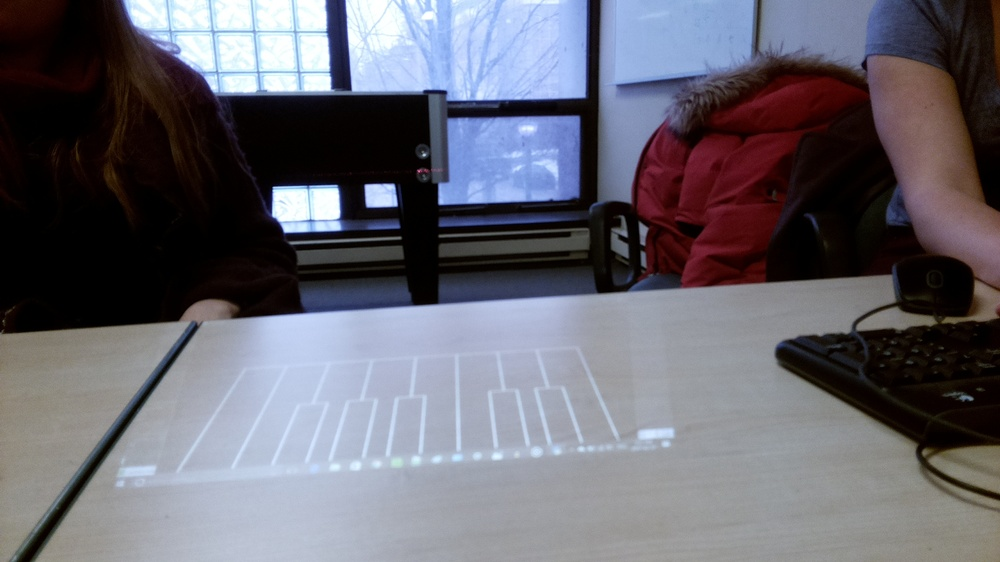
#> input picture key_test_black.jpg, 1000 x 562 px, shrunk from 1920 x 1080 before the run, given in place of the camera
$ python DetectRedColor.py
#> lines starting #> are read from the running program, lines starting #| are printed output that depends on the picture; after the words box and inside, x2 and y2 are one past the last pixel; in counts of white or black regions, pixels touching at a corner belong together
import cv2
import numpy as np
cap = cv2.VideoCapture(0)
while(1):
    # Take each frame
    _, frame = cap.read()
#> frame is the input picture: shape (562, 1000, 3); mean B, G, R 112.1, 102.5, 103.6
    # Convert BGR to HSV
    hsv = cv2.cvtColor(frame, cv2.COLOR_BGR2HSV)
#> hsv: shape (562, 1000, 3); mean H, S, V 73.9, 90.1, 119.3
    # lower mask (0-10)
    lower_red = np.array([0,50,50])
    upper_red = np.array([10,255,255])
    mask0 = cv2.inRange(hsv, lower_red, upper_red)
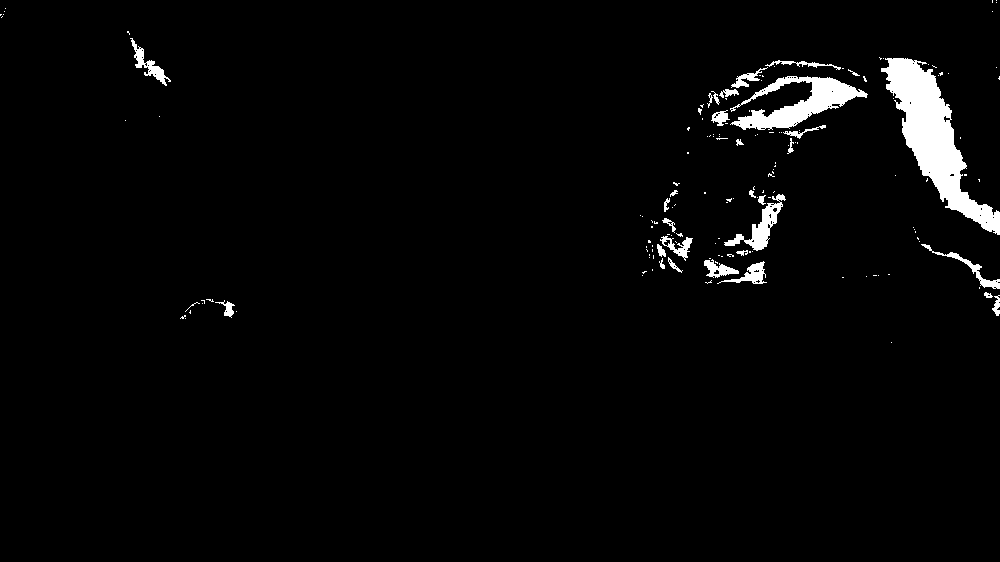
#> mask0: shape (562, 1000); 2.6% white; 154 white regions (124 under 20 px), largest, box (x1, y1, x2, y2) and area: (881, 58, 1000, 235) 6965, (730, 76, 868, 130) 2960, (724, 194, 786, 251) 940

    # upper mask (170-180)
    lower_red = np.array([170,50,50])
    upper_red = np.array([180,255,255])
    mask1 = cv2.inRange(hsv, lower_red, upper_red)
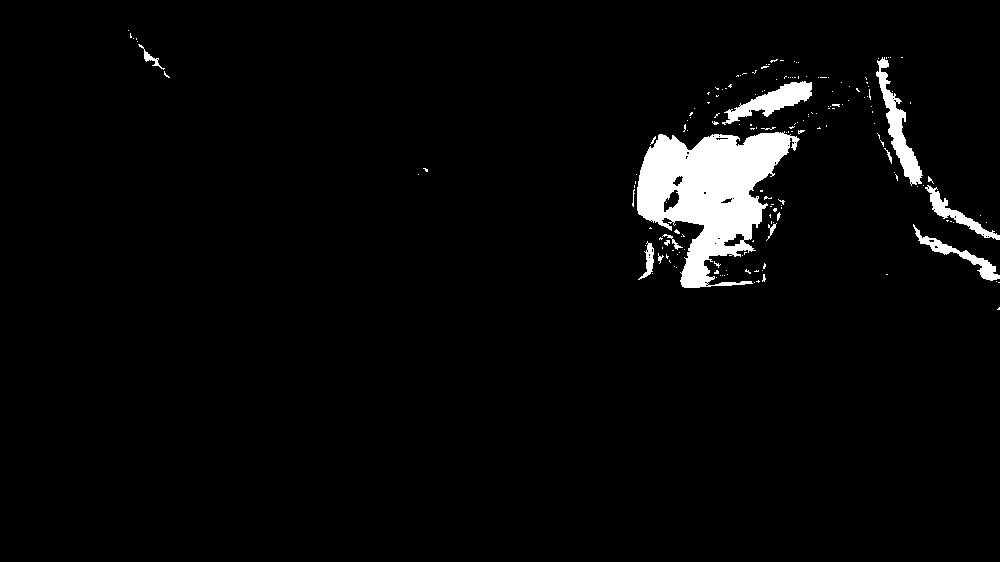
#> mask1: shape (562, 1000); 3.4% white; 175 white regions (161 under 20 px), largest, box (x1, y1, x2, y2) and area: (637, 131, 800, 288) 13261, (876, 57, 923, 186) 1632, (722, 81, 812, 125) 1472

    # join my masks
    mask = mask0+mask1
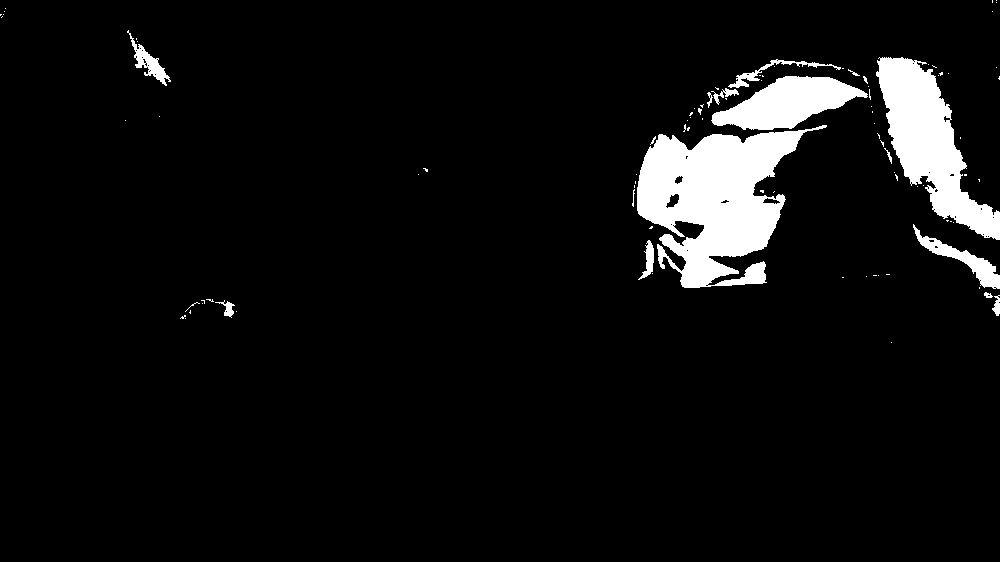
#> mask: shape (562, 1000); 6.1% white; 94 white regions (79 under 20 px), largest, box (x1, y1, x2, y2) and area: (637, 125, 827, 288) 16437, (876, 57, 1000, 240) 9451, (711, 76, 868, 130) 4744

    # Bitwise-AND mask and original image
    res = cv2.bitwise_and(frame,frame, mask= mask)
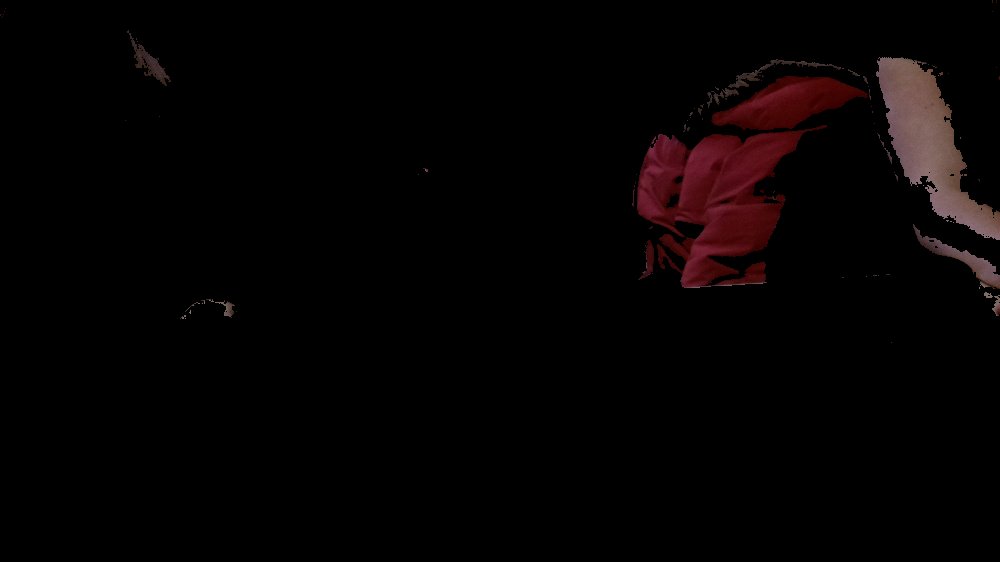
#> res: shape (562, 1000, 3); mean B, G, R 2.5, 2.4, 5.5
    blurred = cv2.medianBlur(frame,7)
    #cv2.imshow('blurred',blurred)
    cv2.imshow('frame',frame)
    cv2.imshow('mask',mask)
    cv2.imshow('res',res)
    k = cv2.waitKey(5) & 0xFF
#> (key Esc is pressed here)
    if k == 27:
        break
cv2.destroyAllWindows()
